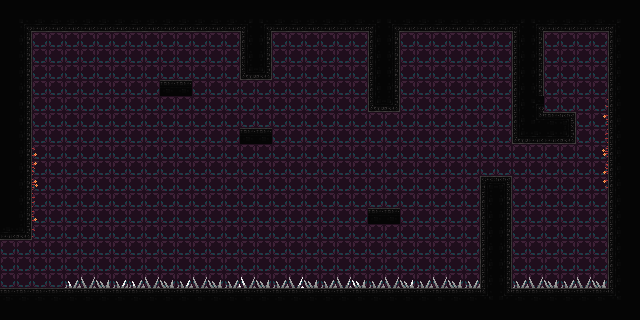

This is a level from a 2D game, rendered from its Tiled map with the project's own tilesets. A one-line summary and the map file follow, with tile-layer data summarised:
An orthogonal 40x20 tile map with 16x16 px tiles, 3 tile layers (background, midground, foreground), 3 tilesets and 34 objects (17x wall, 8x ceiling, 7x ground, 2x spike).

<map version="1.10" tiledversion="1.12.1" orientation="orthogonal" renderorder="right-down" width="40" height="20" tilewidth="16" tileheight="16" infinite="0" nextlayerid="5" nextobjectid="48">
 <editorsettings>
  <export target="../sacredflame/assets/graphics/map/main4-right.lua" format="lua" />
 </editorsettings>
 <tileset firstgid="1" source="blood temple.tsx" />
 <tileset firstgid="257" name="Spikes 48x16" tilewidth="16" tileheight="16" tilecount="27" columns="27">
  <image source="../sacredflame/assets/graphics/The Dark Series/Spikes 48x16.png" width="432" height="16" />
 </tileset>
 <tileset firstgid="284" source="high temple.tsx" />
 <layer id="3" name="background" width="40" height="20">
  <data>[800 cells, 713 non-empty, 1 distinct tile ids]</data>
 </layer>
 <layer id="4" name="midground" width="40" height="20">
  <data>[800 cells, 0 non-empty, 0 distinct tile ids]</data>
 </layer>
 <layer id="1" name="foreground" width="40" height="20">
  <data>[800 cells, 316 non-empty, 43 distinct tile ids]</data>
 </layer>
 <objectgroup id="2" name="collisions">
  <object id="1" name="wall" type="wall" x="30.9091" y="32.0947" width="1.09091" height="206.855" />
  <object id="2" name="wall" type="wall" x="608.03" y="31.0453" width="1.09091" height="257.922" />
  <object id="3" name="wall" type="wall" x="480" y="176.999" width="1.09091" height="111.917" />
  <object id="4" name="wall" type="wall" x="510.899" y="177.003" width="1.09091" height="111.917" />
  <object id="5" name="wall" type="wall" x="512.007" y="32.0026" width="1.09091" height="111.006" />
  <object id="6" name="wall" type="wall" x="574.904" y="113" width="1.09091" height="29.8242" />
  <object id="7" name="wall" type="wall" x="543.028" y="32.0027" width="0.93466" height="79.9696" />
  <object id="8" name="wall" type="wall" x="398.955" y="31.997" width="1.09091" height="79.006" />
  <object id="9" name="wall" type="wall" x="368.027" y="31.9831" width="1.09091" height="79.006" />
  <object id="10" name="wall" type="wall" x="270.899" y="31.9534" width="1.09091" height="48.0495" />
  <object id="11" name="wall" type="wall" x="240.009" y="31.9687" width="1.09091" height="47.0138" />
  <object id="12" name="wall" type="wall" x="190.873" y="81.0486" width="1.09091" height="13.9843" />
  <object id="13" name="wall" type="wall" x="160.019" y="81.0486" width="1.09091" height="14.0278" />
  <object id="16" name="wall" type="wall" x="368.024" y="209" width="1.09091" height="14.0278" />
  <object id="17" name="wall" type="wall" x="398.892" y="209.002" width="1.09091" height="14.0278" />
  <object id="18" name="spike" type="spike" x="64.3333" y="272.333" width="415.609" height="15.6667" />
  <object id="19" name="spike" type="spike" x="512.036" y="272.289" width="96.0102" height="15.6667" />
  <object id="20" name="ground" type="ground" x="512.031" y="288.031" width="95.8981" height="0.9375" />
  <object id="21" name="ground" type="ground" x="543.002" y="111.988" width="32.984" height="0.993056" />
  <object id="22" name="ground" type="ground" x="480.03" y="175.982" width="31.9405" height="0.993056" />
  <object id="23" name="ground" type="ground" x="368.008" y="207.988" width="31.984" height="0.993056" />
  <object id="25" name="ground" type="ground" x="160.03" y="80.021" width="31.9849" height="0.993056" />
  <object id="26" name="ground" type="ground" x="0.0388" y="287.972" width="479.86" height="0.993056" />
  <object id="27" name="ceiling" type="ceiling" x="240.008" y="78.9874" width="30.8872" height="1.01649" />
  <object id="28" name="ceiling" type="ceiling" x="368.008" y="111.003" width="31.9849" height="0.993056" />
  <object id="29" name="ceiling" type="ceiling" x="511.917" y="142.958" width="64.0758" height="0.993056" />
  <object id="30" name="ceiling" type="ceiling" x="-0.06915" y="238.988" width="32.0758" height="0.993056" />
  <object id="32" name="ceiling" type="ceiling" x="30.9594" y="30.9126" width="576.945" height="0.993056" />
  <object id="33" name="ceiling" type="ceiling" x="160.068" y="95.0815" width="31.9849" height="0.993056" />
  <object id="35" name="ceiling" type="ceiling" x="367.973" y="223.003" width="31.9906" height="0.993056" />
  <object id="36" name="wall" type="wall" x="270.858" y="129.063" width="1.09091" height="13.9843" />
  <object id="37" name="wall" type="wall" x="240.004" y="129.063" width="1.09091" height="14.0278" />
  <object id="38" name="ground" type="ground" x="240.015" y="128.036" width="31.9849" height="0.993056" />
  <object id="39" name="ceiling" type="ceiling" x="240.053" y="143.096" width="31.9849" height="0.993056" />
 </objectgroup>
</map>
